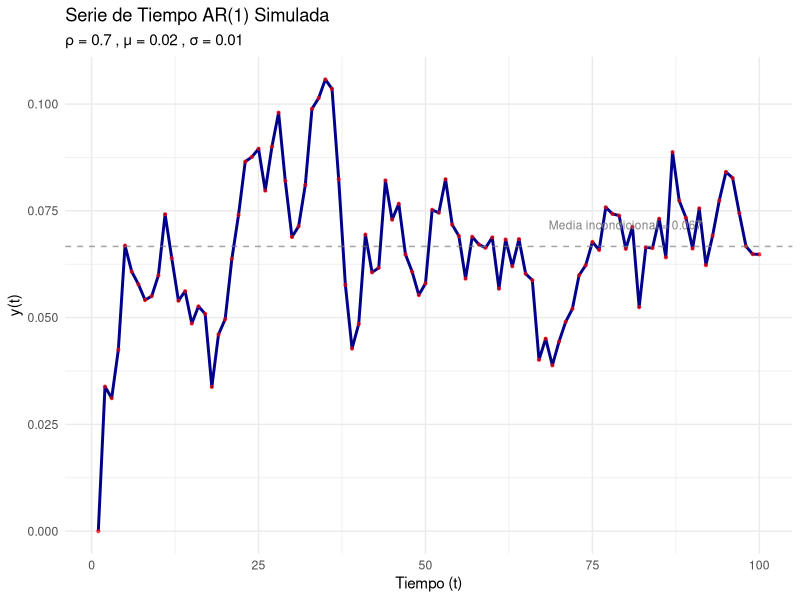
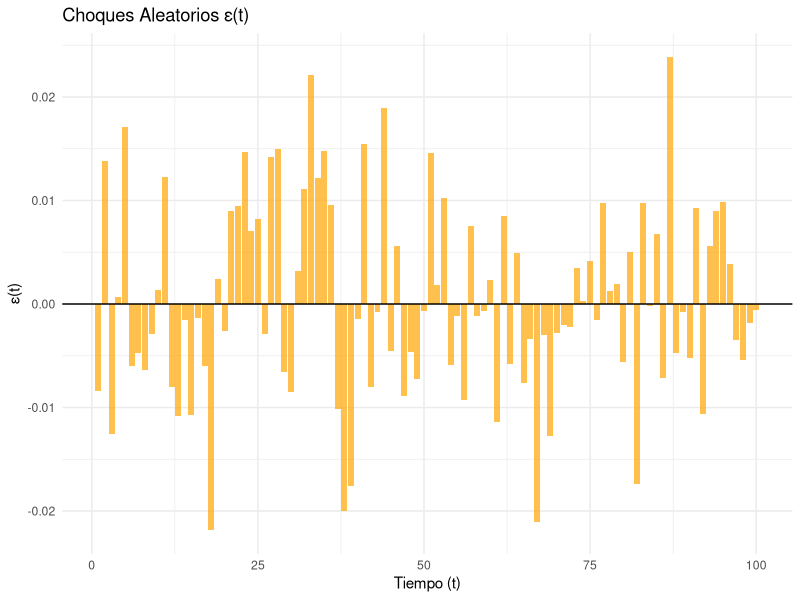
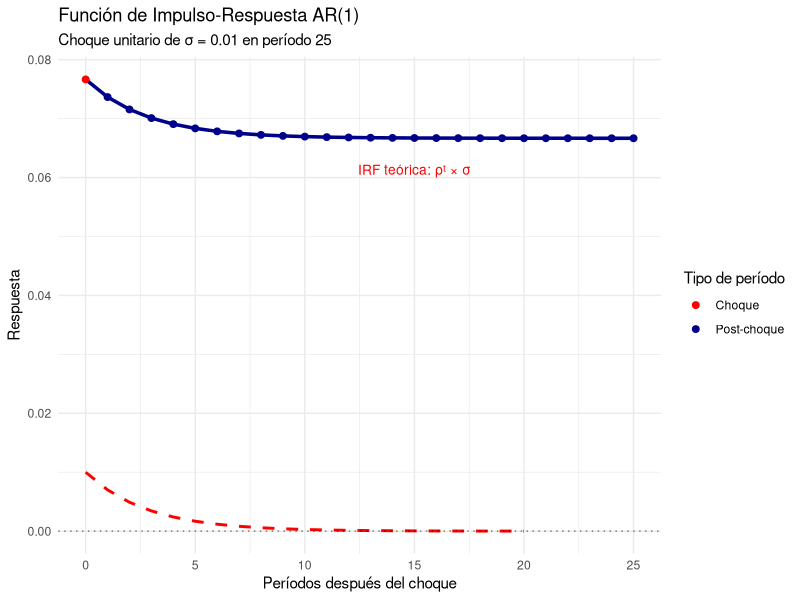
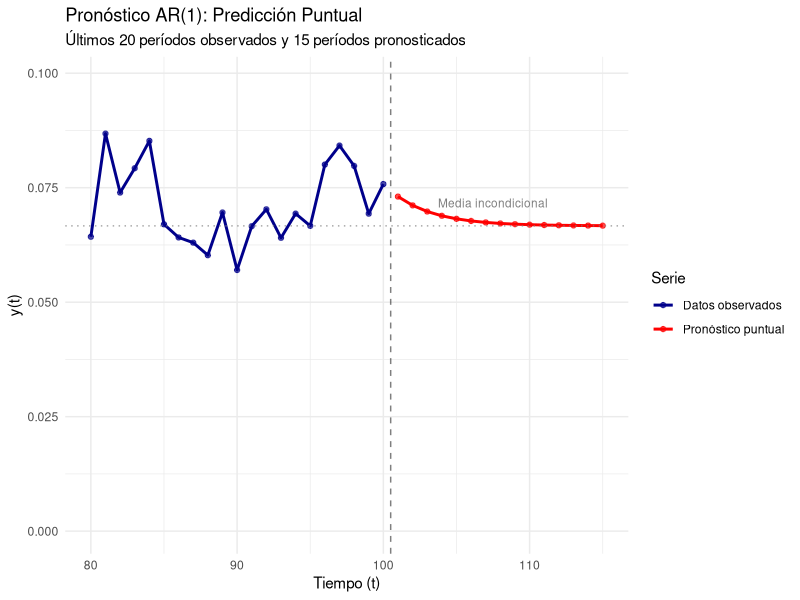
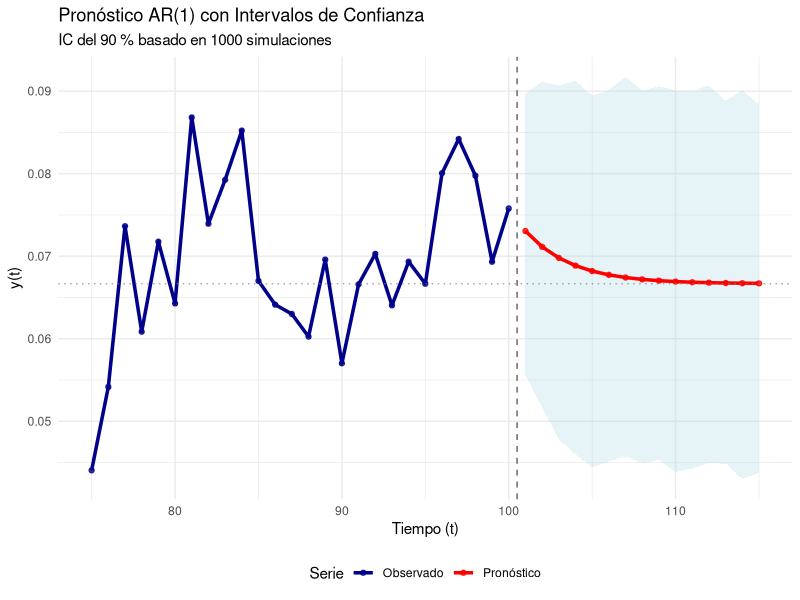

Recreate these plots in R, in order.
# Simulación y Pronóstico de Series de Tiempo
# Modelo AR(1): Simulación, IRF y Pronóstico
#
# Ángelo Gutiérrez Daza
# 2025
#
# Programación II
# Programa de Estudios Superiores
# Banco de Guatemala
#
# Código probado utilizando la versión 4.5.1 de R

# ------------------------------------------------------------------------------
# 0) Inicialización
# ------------------------------------------------------------------------------

# Librerías usadas
library(dplyr)
library(readr)
library(lubridate)
library(ggplot2)
library(tidyr)
library(stringr)
library(magrittr)
library(forecast)     # Para funciones de series de tiempo
library(tseries)      # Para tests de series de tiempo
library(gridExtra)    # Para múltiples gráficos

# Limpiar entorno de trabajo
graphics.off()
rm(list = ls())
cat("\014")

# Fijar semilla para reproducibilidad
set.seed(5)

# ------------------------------------------------------------------------------
# 1) Modelo AR(1): Definición y Parámetros
# ------------------------------------------------------------------------------

# Nuestro proceso estocástico es:
# y(t) = μ + ρ*y(t-1) + ε(t)
# donde: ε(t) ~ N(0, σ²) y y(0) dado

cat("=== MODELO AR(1) ===\n")
cat("Proceso: y(t) = μ + ρ*y(t-1) + ε(t)\n")
cat("donde ε(t) ~ N(0, σ²)\n\n")

# Parámetros del modelo
T     <- 100        # Número de observaciones a simular
rho   <- 0.7        # Persistencia del proceso (-1 < ρ < 1 para estacionariedad)
mu    <- 0.02       # Constante del proceso
sigma <- 0.01       # Desviación estándar de los choques
y0    <- 0          # Valor inicial del proceso

# Mostrar parámetros
cat("Parámetros del modelo:\n")
cat("T =", T, "(períodos)\n")
cat("ρ =", rho, "(persistencia)\n") 
cat("μ =", mu, "(constante)\n")
cat("σ =", sigma, "(desv. est. choques)\n")
cat("y₀ =", y0, "(valor inicial)\n\n")

# Verificar condición de estacionariedad
if (abs(rho) < 1) {
  media_incondicional <- mu / (1 - rho)
  varianza_incondicional <- sigma^2 / (1 - rho^2)
  cat("El proceso es estacionario:\n")
  cat("Media incondicional =", round(media_incondicional, 4), "\n")
  cat("Varianza incondicional =", round(varianza_incondicional, 6), "\n\n")
} else {
  cat("¡ADVERTENCIA! El proceso no es estacionario (|ρ| ≥ 1)\n\n")
}

# ------------------------------------------------------------------------------
# 2) Función de Simulación AR(1)
# ------------------------------------------------------------------------------

# Función para simular un proceso AR(1)
ar1_sim <- function(rho_sim, mu_sim, sigma_sim, y0_sim, T_sim, epsilon_sim = NULL) {
  
  # Si no se proporcionan choques, generarlos
  if (is.null(epsilon_sim)) {
    epsilon_sim <- rnorm(T_sim, mean = 0, sd = sigma_sim)
  }
  
  # Vector para almacenar la serie
  y_sim <- vector(mode = "numeric", length = T_sim)
  y_sim[1] <- y0_sim
  
  # Simular el proceso
  for (t in 2:T_sim) {
    y_sim[t] <- mu_sim + rho_sim * y_sim[t - 1] + epsilon_sim[t]
  }
  
  return(list(
    y = y_sim,
    epsilon = epsilon_sim,
    parametros = list(rho = rho_sim, mu = mu_sim, sigma = sigma_sim, y0 = y0_sim)
  ))
}

# ------------------------------------------------------------------------------
# 3) Simulación del Proceso
# ------------------------------------------------------------------------------

cat("=== SIMULACIÓN DEL PROCESO AR(1) ===\n")

# Generar choques aleatorios
epsilon <- rnorm(T, mean = 0, sd = sigma)

# Simular el proceso
simulacion <- ar1_sim(rho, mu, sigma, y0, T, epsilon)
y <- simulacion$y

# Crear tibble para visualización
datos_sim <- tibble(
  t = 1:T,
  y = y,
  epsilon = epsilon
)

# Gráfico de la serie simulada
grafico_serie <- datos_sim %>%
  ggplot(aes(x = t, y = y)) +
  geom_line(color = "darkblue", size = 1) +
  geom_point(color = "red", alpha = 0.6, size = 0.8) +
  labs(
    title = "Serie de Tiempo AR(1) Simulada",
    subtitle = paste("ρ =", rho, ", μ =", mu, ", σ =", sigma),
    x = "Tiempo (t)",
    y = "y(t)"
  ) +
  theme_minimal() +
  geom_hline(yintercept = media_incondicional, 
             linetype = "dashed", color = "gray50", alpha = 0.7) +
  annotate("text", x = T * 0.8, y = media_incondicional + 0.005, 
           label = paste("Media incondicional =", round(media_incondicional, 3)),
           size = 3, color = "gray50")

print(grafico_serie) 
# Gráfico de los choques
grafico_choques <- datos_sim %>%
  ggplot(aes(x = t, y = epsilon)) +
  geom_col(fill = "orange", alpha = 0.7) +
  labs(
    title = "Choques Aleatorios ε(t)",
    x = "Tiempo (t)",
    y = "ε(t)"
  ) +
  theme_minimal() +
  geom_hline(yintercept = 0, color = "black", size = 0.5)

print(grafico_choques)

# ------------------------------------------------------------------------------
# 4) Función de Impulso-Respuesta (IRF)
# ------------------------------------------------------------------------------

cat("\n=== FUNCIÓN DE IMPULSO-RESPUESTA ===\n")

# Una forma de estudiar las propiedades de un modelo de series de tiempo es 
# a través de su función de impulso-respuesta (IRF)
# ¿Qué pasa si solo ocurre un choque en un período específico?

# Simular IRF con un choque unitario en el período 25
T_irf <- 50
periodo_choque <- 25
magnitud_choque <- sigma  # Un choque de una desviación estándar

# Crear vector de choques (ceros excepto en período específico)
epsilon_irf <- rep(0, T_irf)
epsilon_irf[periodo_choque] <- magnitud_choque

# Simular el proceso con este choque específico
irf_sim <- ar1_sim(rho, mu, sigma, y0 = 0, T_irf, epsilon_irf)
y_irf <- irf_sim$y

# Crear datos para visualización
datos_irf <- tibble(
  t = 1:T_irf,
  y = y_irf,
  epsilon = epsilon_irf,
  periodo_post_choque = t - periodo_choque
) %>%
  mutate(
    tipo_periodo = case_when(
      t < periodo_choque ~ "Pre-choque",
      t == periodo_choque ~ "Choque",
      TRUE ~ "Post-choque"
    )
  )

# Calcular IRF teórica (respuesta analítica)
periodos_post <- 0:20
irf_teorica <- rho^periodos_post * magnitud_choque

datos_irf_teorica <- tibble(
  periodo_post_choque = periodos_post,
  irf_teorica = irf_teorica
)

# Gráfico de la función de impulso-respuesta
grafico_irf <- datos_irf %>%
  filter(t >= periodo_choque) %>%
  ggplot(aes(x = periodo_post_choque, y = y)) +
  geom_line(color = "darkblue", size = 1.2) +
  geom_point(aes(color = tipo_periodo), size = 2) +
  geom_line(data = datos_irf_teorica, 
            aes(x = periodo_post_choque, y = irf_teorica), 
            color = "red", linetype = "dashed", size = 1) +
  labs(
    title = "Función de Impulso-Respuesta AR(1)",
    subtitle = paste("Choque unitario de σ =", sigma, "en período", periodo_choque),
    x = "Períodos después del choque",
    y = "Respuesta",
    color = "Tipo de período"
  ) +
  theme_minimal() +
  scale_color_manual(values = c("Pre-choque" = "gray", 
                               "Choque" = "red", 
                               "Post-choque" = "darkblue")) +
  geom_hline(yintercept = 0, linetype = "dotted", alpha = 0.5) +
  annotate("text", x = 15, y = max(y_irf) * 0.8, 
           label = paste("IRF teórica: ρᵗ × σ"), 
           color = "red", size = 3.5)

print(grafico_irf)

# Mostrar velocidad de convergencia
cat("Análisis de convergencia:\n")
cat("Después de 5 períodos: respuesta =", round(rho^5 * magnitud_choque, 6), "\n")
cat("Después de 10 períodos: respuesta =", round(rho^10 * magnitud_choque, 6), "\n")
cat("Tiempo de vida media:", round(log(0.5) / log(rho), 1), "períodos\n\n")

# ------------------------------------------------------------------------------
# 5) Pronóstico con AR(1)
# ------------------------------------------------------------------------------

cat("=== PRONÓSTICO CON MODELO AR(1) ===\n")

# Primero, simulamos una realización del proceso (esto simula "datos reales")
epsilon_real <- rnorm(T, mean = 0, sd = sigma)
serie_real <- ar1_sim(rho, mu, sigma, y0, T, epsilon_real)
y_observado <- serie_real$y

# Parámetros de pronóstico
H <- 15  # Número de períodos a pronosticar

cat("Datos observados:", T, "períodos\n")
cat("Horizontes de pronóstico:", H, "períodos\n\n")

# Pronóstico puntual (óptimo): E[y(T+h)|información hasta T]
# Para AR(1): y(T+h) = μ + ρ*y(T+h-1)
# Que da: y(T+h) = μ/(1-ρ) + ρ^h * (y(T) - μ/(1-ρ))

y_ultimo <- y_observado[T]
pronosticos_puntuales <- numeric(H)

for (h in 1:H) {
  pronosticos_puntuales[h] <- media_incondicional + 
    rho^h * (y_ultimo - media_incondicional)
}

# Crear datos para pronóstico
datos_pronostico <- tibble(
  t = (T + 1):(T + H),
  y_pronostico = pronosticos_puntuales,
  tipo = "Pronóstico puntual"
)

# Datos observados
datos_observados <- tibble(
  t = 1:T,
  y_observado = y_observado,
  tipo = "Datos observados"
)

# Gráfico básico de pronóstico
grafico_pronostico_basico <- bind_rows(
  datos_observados %>% rename(valor = y_observado),
  datos_pronostico %>% rename(valor = y_pronostico)
) %>%
  ggplot(aes(x = t, y = valor, color = tipo)) +
  geom_line(size = 1) +
  geom_point(size = 1.5, alpha = 0.7) +
  geom_vline(xintercept = T + 0.5, linetype = "dashed", alpha = 0.5) +
  geom_hline(yintercept = media_incondicional, 
             linetype = "dotted", color = "gray50", alpha = 0.7) +
  labs(
    title = "Pronóstico AR(1): Predicción Puntual",
    subtitle = paste("Últimos", min(20, T), "períodos observados y", H, "períodos pronosticados"),
    x = "Tiempo (t)",
    y = "y(t)",
    color = "Serie"
  ) +
  theme_minimal() +
  scale_color_manual(values = c("Datos observados" = "darkblue", 
                               "Pronóstico puntual" = "red")) +
  xlim(max(1, T - 20), T + H) +
  annotate("text", x = T + H/2, y = media_incondicional + 0.005, 
           label = "Media incondicional", 
           color = "gray50", size = 3, angle = 0)

print(grafico_pronostico_basico)

# ------------------------------------------------------------------------------
# 6) Intervalos de Confianza para Pronósticos
# ------------------------------------------------------------------------------

cat("\n=== INTERVALOS DE CONFIANZA PARA PRONÓSTICOS ===\n")

# Los pronósticos puntuales son útiles, pero queremos conocer la incertidumbre
# Construimos intervalos de confianza simulando múltiples trayectorias futuras

N_sim <- 1000  # Número de simulaciones para intervalos de confianza
alpha_ic <- 0.1  # Nivel de significancia (90% de confianza)

cat("Simulaciones para IC:", N_sim, "\n")
cat("Nivel de confianza:", (1 - alpha_ic) * 100, "%\n\n")

# Matriz para almacenar todas las simulaciones
simulaciones_futuras <- matrix(NA, nrow = H, ncol = N_sim)

# Realizar N_sim simulaciones del futuro
set.seed(123)  # Para reproducibilidad
for (i in 1:N_sim) {
  # Generar choques futuros aleatorios
  epsilon_futuro <- rnorm(H, mean = 0, sd = sigma)
  
  # Simular trayectoria futura comenzando desde y_ultimo
  y_futuro <- numeric(H)
  y_temp <- y_ultimo
  
  for (h in 1:H) {
    y_temp <- mu + rho * y_temp + epsilon_futuro[h]
    y_futuro[h] <- y_temp
  }
  
  simulaciones_futuras[, i] <- y_futuro
}

# Calcular cuantiles para intervalos de confianza
ic_inferior <- apply(simulaciones_futuras, 1, quantile, probs = alpha_ic / 2)
ic_superior <- apply(simulaciones_futuras, 1, quantile, probs = 1 - alpha_ic / 2)

# Intervalos de confianza teóricos (fórmula analítica)
# Para AR(1): Var[y(T+h)] = σ² * (1 - ρ^(2h)) / (1 - ρ²)
varianzas_teoricas <- numeric(H)
for (h in 1:H) {
  if (h == 1) {
    varianzas_teoricas[h] <- sigma^2
  } else {
    varianzas_teoricas[h] <- sigma^2 * (1 - rho^(2*h)) / (1 - rho^2)
  }
}

ic_teorico_inferior <- pronosticos_puntuales - qnorm(1 - alpha_ic/2) * sqrt(varianzas_teoricas)
ic_teorico_superior <- pronosticos_puntuales + qnorm(1 - alpha_ic/2) * sqrt(varianzas_teoricas)

# Crear datos completos para visualización
datos_completos <- bind_rows(
  # Datos observados
  tibble(
    t = 1:T,
    valor = y_observado,
    tipo = "Observado",
    ic_inf = NA,
    ic_sup = NA
  ),
  # Pronósticos con intervalos
  tibble(
    t = (T + 1):(T + H),
    valor = pronosticos_puntuales,
    tipo = "Pronóstico",
    ic_inf = ic_inferior,
    ic_sup = ic_superior
  )
)

# Gráfico completo con intervalos de confianza
grafico_completo <- datos_completos %>%
  filter(t >= max(1, T - 25)) %>%  # Mostrar últimos 25 períodos
  ggplot(aes(x = t)) +
  # Banda de confianza
  geom_ribbon(aes(ymin = ic_inf, ymax = ic_sup), 
              alpha = 0.3, fill = "lightblue") +
  # Series
  geom_line(aes(y = valor, color = tipo), size = 1.2) +
  geom_point(aes(y = valor, color = tipo), size = 1.5, alpha = 0.8) +
  # Líneas de referencia
  geom_vline(xintercept = T + 0.5, linetype = "dashed", alpha = 0.6) +
  geom_hline(yintercept = media_incondicional, 
             linetype = "dotted", color = "gray50", alpha = 0.7) +
  labs(
    title = "Pronóstico AR(1) con Intervalos de Confianza",
    subtitle = paste("IC del", (1-alpha_ic)*100, "% basado en", N_sim, "simulaciones"),
    x = "Tiempo (t)",
    y = "y(t)",
    color = "Serie"
  ) +
  theme_minimal() +
  scale_color_manual(values = c("Observado" = "darkblue", "Pronóstico" = "red")) +
  theme(legend.position = "bottom")

print(grafico_completo)

# ------------------------------------------------------------------------------
# 7) Comparación y Resumen de Resultados
# ------------------------------------------------------------------------------

cat("=== RESUMEN DE RESULTADOS ===\n")

# Tabla resumen de pronósticos
tabla_pronosticos <- tibble(
  Horizonte = 1:min(10, H),
  `Pronóstico Puntual` = round(pronosticos_puntuales[1:min(10, H)], 4),
  `IC Inferior` = round(ic_inferior[1:min(10, H)], 4),
  `IC Superior` = round(ic_superior[1:min(10, H)], 4),
  `Ancho IC` = round(ic_superior[1:min(10, H)] - ic_inferior[1:min(10, H)], 4)
)

print(tabla_pronosticos)

# Estadísticas del modelo
cat("\nEstadísticas del modelo simulado:\n")
cat("Media de la serie observada:", round(mean(y_observado), 4), "\n")
cat("Desviación estándar observada:", round(sd(y_observado), 4), "\n")
cat("Autocorrelación lag-1 observada:", round(cor(y_observado[-1], y_observado[-T]), 4), "\n")
cat("Parámetro ρ teórico:", rho, "\n")

# Convergencia del pronóstico
cat("\nConvergencia del pronóstico:\n")
cat("Último valor observado:", round(y_ultimo, 4), "\n")
cat("Media incondicional:", round(media_incondicional, 4), "\n")
cat("Pronóstico a 1 período:", round(pronosticos_puntuales[1], 4), "\n")
cat("Pronóstico a", H, "períodos:", round(pronosticos_puntuales[H], 4), "\n")

cat("\n=== ANÁLISIS COMPLETADO ===\n")
cat("El modelo AR(1) muestra las siguientes características:\n")
cat("1. Persistencia:", ifelse(rho > 0.5, "Alta", "Moderada"), "(ρ =", rho, ")\n")
cat("2. Los pronósticos convergen a la media incondicional\n")
cat("3. La incertidumbre aumenta con el horizonte de pronóstico\n")
cat("4. Los intervalos de confianza reflejan la variabilidad del proceso\n")
